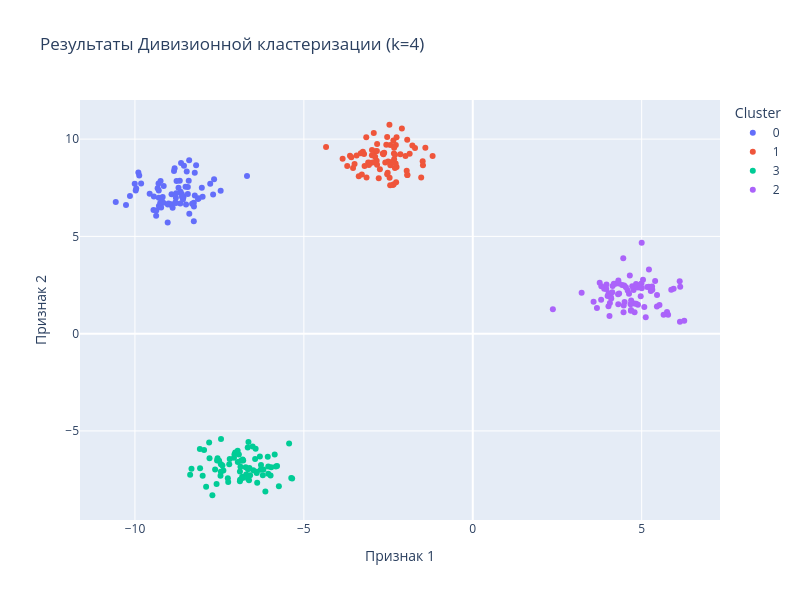

The code cell stored with this chart in its notebook:
### Code cell
visualize_clusters(
    data,
    clusters,
    f'Результаты Дивизионной кластеризации (k={OPTIMAL_CLUSTERS})'
)
